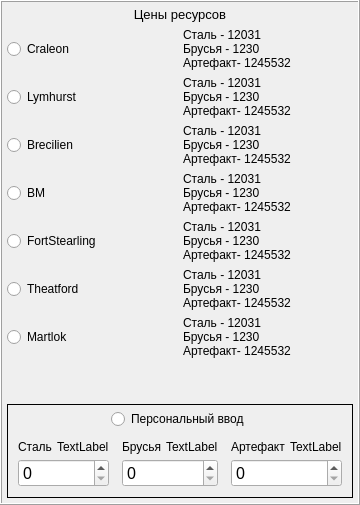
     <widget class="QFrame" name="prise_material_frame">
      <property name="frameShape">
       <enum>QFrame::Box</enum>
      </property>
      <property name="frameShadow">
       <enum>QFrame::Raised</enum>
      </property>
      <property name="lineWidth">
       <number>1</number>
      </property>
      <layout class="QVBoxLayout" name="verticalLayout_11">
       <property name="spacing">
        <number>6</number>
       </property>
       <property name="leftMargin">
        <number>5</number>
       </property>
       <property name="topMargin">
        <number>5</number>
       </property>
       <property name="rightMargin">
        <number>5</number>
       </property>
       <property name="bottomMargin">
        <number>5</number>
       </property>
       <item>
        <widget class="QLabel" name="label_2">
         <property name="font">
          <font>
           <pointsize>10</pointsize>
          </font>
         </property>
         <property name="layoutDirection">
          <enum>Qt::LeftToRight</enum>
         </property>
         <property name="text">
          <string>Цены ресурсов</string>
         </property>
         <property name="alignment">
          <set>Qt::AlignCenter</set>
         </property>
        </widget>
       </item>
       <item>
        <layout class="QVBoxLayout" name="verticalLayout_9">
         <item>
          <layout class="QHBoxLayout" name="horizontalLayout_3">
           <item>
            <widget class="QRadioButton" name="Prise_materials_radioButton_1">
             <property name="text">
              <string>Craleon</string>
             </property>
            </widget>
           </item>
           <item>
            <widget class="QLabel" name="Prise_materials_label_1">
             <property name="font">
              <font>
               <pointsize>9</pointsize>
              </font>
             </property>
             <property name="lineWidth">
              <number>1</number>
             </property>
             <property name="text">
              <string>Сталь - 12031 
Брусья - 1230 
Артефакт- 1245532</string>
             </property>
             <property name="textFormat">
              <enum>Qt::AutoText</enum>
             </property>
             <property name="scaledContents">
              <bool>false</bool>
             </property>
             <property name="alignment">
              <set>Qt::AlignLeading|Qt::AlignLeft|Qt::AlignVCenter</set>
             </property>
             <property name="wordWrap">
              <bool>false</bool>
             </property>
            </widget>
           </item>
          </layout>
         </item>
         <item>
          <layout class="QHBoxLayout" name="horizontalLayout_6">
           <item>
            <widget class="QRadioButton" name="Prise_materials_radioButton_2">
             <property name="text">
              <string>Lymhurst</string>
             </property>
            </widget>
           </item>
           <item>
            <widget class="QLabel" name="Prise_materials_label_2">
             <property name="font">
              <font>
               <pointsize>9</pointsize>
              </font>
             </property>
             <property name="lineWidth">
              <number>1</number>
             </property>
             <property name="text">
              <string>Сталь - 12031 
Брусья - 1230 
Артефакт- 1245532</string>
             </property>
             <property name="textFormat">
              <enum>Qt::AutoText</enum>
             </property>
             <property name="scaledContents">
              <bool>false</bool>
             </property>
             <property name="alignment">
              <set>Qt::AlignLeading|Qt::AlignLeft|Qt::AlignVCenter</set>
             </property>
             <property name="wordWrap">
              <bool>false</bool>
             </property>
            </widget>
           </item>
          </layout>
         </item>
         <item>
          <layout class="QHBoxLayout" name="horizontalLayout_4">
           <item>
            <widget class="QRadioButton" name="Prise_materials_radioButton_3">
             <property name="text">
              <string>Brecilien</string>
             </property>
            </widget>
           </item>
           <item>
            <widget class="QLabel" name="Prise_materials_label_3">
             <property name="font">
              <font>
               <pointsize>9</pointsize>
              </font>
             </property>
             <property name="lineWidth">
              <number>1</number>
             </property>
             <property name="text">
              <string>Сталь - 12031 
Брусья - 1230 
Артефакт- 1245532</string>
             </property>
             <property name="textFormat">
              <enum>Qt::AutoText</enum>
             </property>
             <property name="scaledContents">
              <bool>false</bool>
             </property>
             <property name="alignment">
              <set>Qt::AlignLeading|Qt::AlignLeft|Qt::AlignVCenter</set>
             </property>
             <property name="wordWrap">
              <bool>false</bool>
             </property>
            </widget>
           </item>
          </layout>
         </item>
         <item>
          <layout class="QHBoxLayout" name="horizontalLayout_5">
           <item>
            <widget class="QRadioButton" name="Prise_materials_radioButton_4">
             <property name="text">
              <string>BM</string>
             </property>
            </widget>
           </item>
           <item>
            <widget class="QLabel" name="Prise_materials_label_4">
             <property name="font">
              <font>
               <pointsize>9</pointsize>
              </font>
             </property>
             <property name="lineWidth">
              <number>1</number>
             </property>
             <property name="text">
              <string>Сталь - 12031 
Брусья - 1230 
Артефакт- 1245532</string>
             </property>
             <property name="textFormat">
              <enum>Qt::AutoText</enum>
             </property>
             <property name="scaledContents">
              <bool>false</bool>
             </property>
             <property name="alignment">
              <set>Qt::AlignLeading|Qt::AlignLeft|Qt::AlignVCenter</set>
             </property>
             <property name="wordWrap">
              <bool>false</bool>
             </property>
            </widget>
           </item>
          </layout>
         </item>
         <item>
          <layout class="QHBoxLayout" name="horizontalLayout_7">
           <item>
            <widget class="QRadioButton" name="Prise_materials_radioButton_5">
             <property name="text">
              <string>FortStearling</string>
             </property>
            </widget>
           </item>
           <item>
            <widget class="QLabel" name="Prise_materials_label_5">
             <property name="font">
              <font>
               <pointsize>9</pointsize>
              </font>
             </property>
             <property name="lineWidth">
              <number>1</number>
             </property>
             <property name="text">
              <string>Сталь - 12031 
Брусья - 1230 
Артефакт- 1245532</string>
             </property>
             <property name="textFormat">
              <enum>Qt::AutoText</enum>
             </property>
             <property name="scaledContents">
              <bool>false</bool>
             </property>
             <property name="alignment">
              <set>Qt::AlignLeading|Qt::AlignLeft|Qt::AlignVCenter</set>
             </property>
             <property name="wordWrap">
              <bool>false</bool>
             </property>
            </widget>
           </item>
          </layout>
         </item>
         <item>
          <layout class="QHBoxLayout" name="horizontalLayout_9">
           <item>
            <widget class="QRadioButton" name="Prise_materials_radioButton_6">
             <property name="text">
              <string>Theatford</string>
             </property>
            </widget>
           </item>
           <item>
            <widget class="QLabel" name="Prise_materials_label_6">
             <property name="font">
              <font>
               <pointsize>9</pointsize>
              </font>
             </property>
             <property name="lineWidth">
              <number>1</number>
             </property>
             <property name="text">
              <string>Сталь - 12031 
Брусья - 1230 
Артефакт- 1245532</string>
             </property>
             <property name="textFormat">
              <enum>Qt::AutoText</enum>
             </property>
             <property name="scaledContents">
              <bool>false</bool>
             </property>
             <property name="alignment">
              <set>Qt::AlignLeading|Qt::AlignLeft|Qt::AlignVCenter</set>
             </property>
             <property name="wordWrap">
              <bool>false</bool>
             </property>
            </widget>
           </item>
          </layout>
         </item>
         <item>
          <layout class="QHBoxLayout" name="horizontalLayout_8">
           <item>
            <widget class="QRadioButton" name="Prise_materials_radioButton_7">
             <property name="text">
              <string>Martlok</string>
             </property>
            </widget>
           </item>
           <item>
            <widget class="QLabel" name="Prise_materials_label_7">
             <property name="font">
              <font>
               <pointsize>9</pointsize>
              </font>
             </property>
             <property name="lineWidth">
              <number>1</number>
             </property>
             <property name="text">
              <string>Сталь - 12031 
Брусья - 1230 
Артефакт- 1245532</string>
             </property>
             <property name="textFormat">
              <enum>Qt::AutoText</enum>
             </property>
             <property name="scaledContents">
              <bool>false</bool>
             </property>
             <property name="alignment">
              <set>Qt::AlignLeading|Qt::AlignLeft|Qt::AlignVCenter</set>
             </property>
             <property name="wordWrap">
              <bool>false</bool>
             </property>
            </widget>
           </item>
          </layout>
         </item>
        </layout>
       </item>
       <item>
        <spacer name="verticalSpacer_4">
         <property name="orientation">
          <enum>Qt::Vertical</enum>
         </property>
         <property name="sizeHint" stdset="0">
          <size>
           <width>20</width>
           <height>40</height>
          </size>
         </property>
        </spacer>
       </item>
       <item>
        <widget class="QFrame" name="resoures_own_input_frame">
         <property name="frameShape">
          <enum>QFrame::Box</enum>
         </property>
         <layout class="QVBoxLayout" name="verticalLayout_15">
          <property name="spacing">
           <number>5</number>
          </property>
          <property name="leftMargin">
           <number>4</number>
          </property>
          <property name="topMargin">
           <number>4</number>
          </property>
          <property name="rightMargin">
           <number>4</number>
          </property>
          <property name="bottomMargin">
           <number>4</number>
          </property>
          <item alignment="Qt::AlignHCenter">
           <widget class="QRadioButton" name="Personal_Prise_materials_radioButton">
            <property name="text">
             <string>Персональный ввод</string>
            </property>
           </widget>
          </item>
          <item>
           <layout class="QHBoxLayout" name="horizontalLayout_12">
            <property name="leftMargin">
             <number>2</number>
            </property>
            <property name="topMargin">
             <number>2</number>
            </property>
            <property name="rightMargin">
             <number>2</number>
            </property>
            <property name="bottomMargin">
             <number>2</number>
            </property>
            <item>
             <layout class="QVBoxLayout" name="verticalLayout_12">
              <property name="leftMargin">
               <number>4</number>
              </property>
              <property name="topMargin">
               <number>4</number>
              </property>
              <property name="rightMargin">
               <number>4</number>
              </property>
              <property name="bottomMargin">
               <number>4</number>
              </property>
              <item>
               <layout class="QHBoxLayout" name="horizontalLayout_11">
                <item>
                 <widget class="QLabel" name="label_4">
                  <property name="text">
                   <string>Сталь</string>
                  </property>
                 </widget>
                </item>
                <item>
                 <widget class="QLabel" name="label_10">
                  <property name="text">
                   <string>TextLabel</string>
                  </property>
                 </widget>
                </item>
               </layout>
              </item>
              <item>
               <widget class="QSpinBox" name="spinBox_2">
                <property name="font">
                 <font>
                  <pointsize>12</pointsize>
                 </font>
                </property>
                <property name="maximum">
                 <number>999999999</number>
                </property>
               </widget>
              </item>
             </layout>
            </item>
            <item>
             <layout class="QVBoxLayout" name="verticalLayout_13">
              <property name="leftMargin">
               <number>4</number>
              </property>
              <property name="topMargin">
               <number>4</number>
              </property>
              <property name="rightMargin">
               <number>4</number>
              </property>
              <property name="bottomMargin">
               <number>4</number>
              </property>
              <item>
               <layout class="QHBoxLayout" name="horizontalLayout_2">
                <item>
                 <widget class="QLabel" name="label_5">
                  <property name="text">
                   <string>Брусья</string>
                  </property>
                 </widget>
                </item>
                <item>
                 <widget class="QLabel" name="label_8">
                  <property name="text">
                   <string>TextLabel</string>
                  </property>
                 </widget>
                </item>
               </layout>
              </item>
              <item>
               <widget class="QSpinBox" name="spinBox_3">
                <property name="font">
                 <font>
                  <pointsize>12</pointsize>
                 </font>
                </property>
                <property name="maximum">
                 <number>999999999</number>
                </property>
               </widget>
              </item>
             </layout>
            </item>
            <item>
             <layout class="QVBoxLayout" name="verticalLayout_14">
              <property name="leftMargin">
               <number>4</number>
              </property>
              <property name="topMargin">
               <number>4</number>
              </property>
              <property name="rightMargin">
               <number>4</number>
              </property>
              <property name="bottomMargin">
               <number>4</number>
              </property>
              <item>
               <layout class="QHBoxLayout" name="horizontalLayout_10">
                <item>
                 <widget class="QLabel" name="label_6">
                  <property name="text">
                   <string>Артефакт</string>
                  </property>
                 </widget>
                </item>
                <item>
                 <widget class="QLabel" name="label_9">
                  <property name="text">
                   <string>TextLabel</string>
                  </property>
                 </widget>
                </item>
               </layout>
              </item>
              <item>
               <widget class="QSpinBox" name="spinBox_4">
                <property name="font">
                 <font>
                  <pointsize>12</pointsize>
                 </font>
                </property>
                <property name="maximum">
                 <number>999999999</number>
                </property>
               </widget>
              </item>
             </layout>
            </item>
           </layout>
          </item>
         </layout>
        </widget>
       </item>
      </layout>
     </widget>
